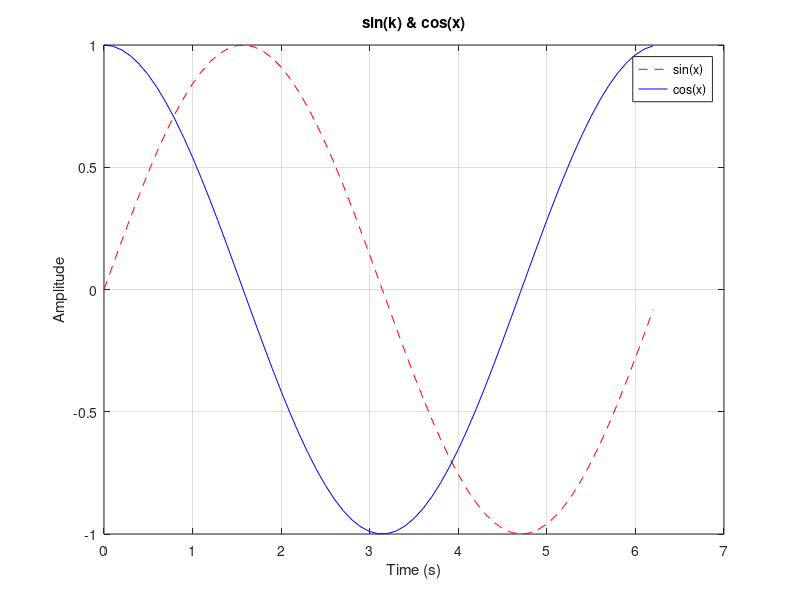

The MATLAB source for this figure: (Note: this script raises an error after producing the figure.)
x = 0:0.1:2*pi;
y1 = sin(x);
y2 = cos(x);

figure;
plot(x, y1, 'r--');  % 's--' corrigé en 'r--' (style ligne)
hold on;             % Correction des deux-points
plot(x, y2, 'b-');
legend('sin(x)', 'cos(x)');  % Légende complétée
xlabel('Time (s)');          % Étiquette corrigée
ylabel('Amplitude');         % Remplace label('lap(1)')
title('sin(k) & cos(x)');    % Ajout d'un titre
grid on;rille (optionnel)
